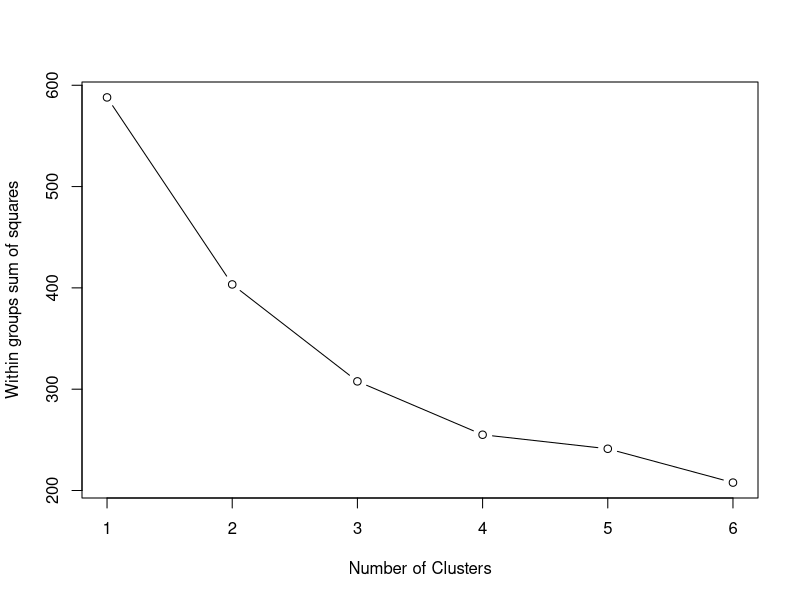
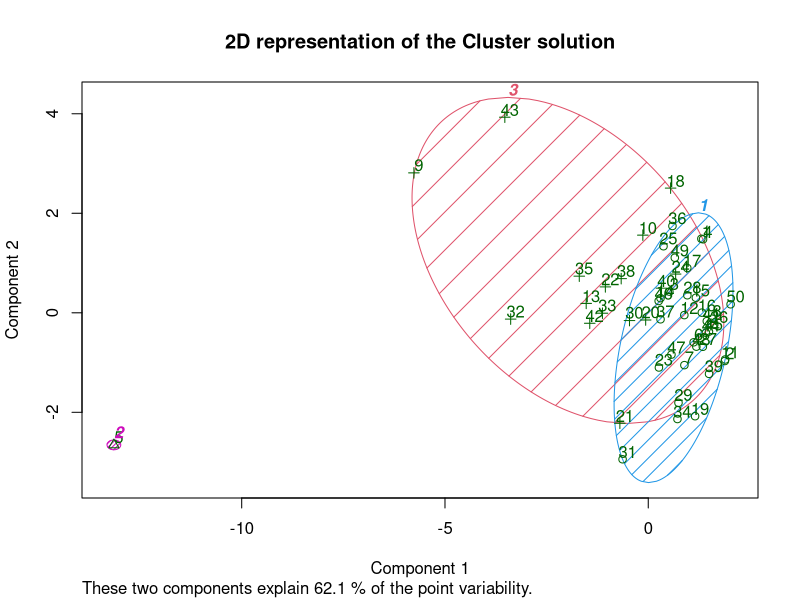
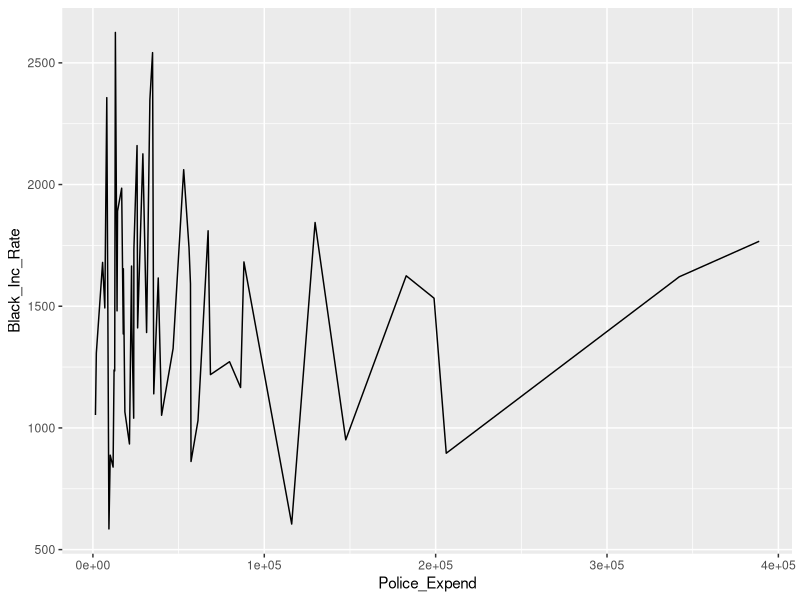
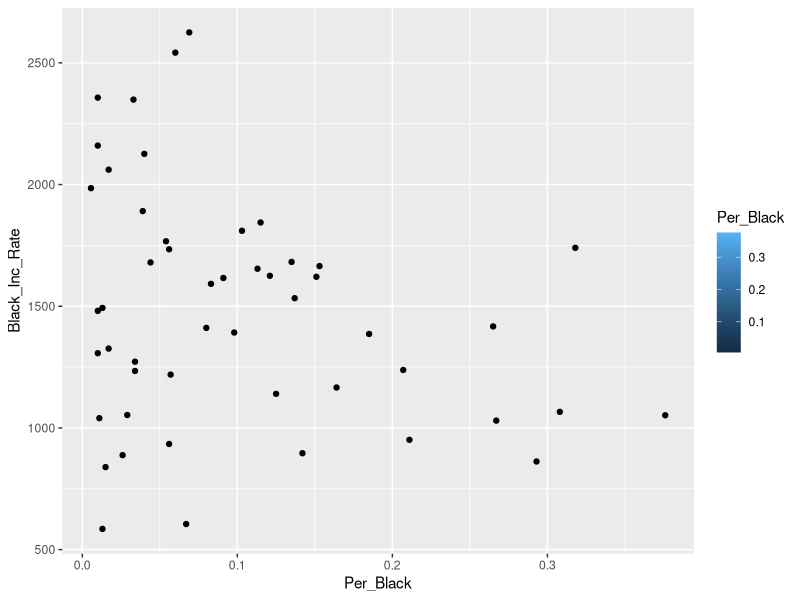

R code for these plots, in order:
# R file
library(readxl)
library(openxlsx)
library(tidyverse)
library(ggplot2)
library(tidyr)
library(cluster)
library(dplyr)

df <- read.xlsx("weed_data.xlsx")
df <- subset (df, select = -Illegal)
df <- subset (df, select = -Medicinal)

#K-means clustering:

df.stand <- scale(df[-1])
k.means.fit <- kmeans(df.stand, 3)

#Centroids:
k.means.fit$centers
#Clusters:
k.means.fit$cluster 
#Cluster sizes:
k.means.fit$size

wssplot <- function(df, nc=15, seed=1234){
  wss <- (nrow(df)-1)*sum(apply(df,2,var))
  for (i in 2:nc){
    set.seed(seed)
    wss[i] <- sum(kmeans(df, centers=i)$withinss)}
  plot(1:nc, wss, type="b", xlab="Number of Clusters",
       ylab="Within groups sum of squares")}

wssplot(df.stand, nc=6) 

clusplot(df.stand, k.means.fit$cluster, main='2D representation of the Cluster solution',
         color=TRUE, shade=TRUE,
         labels=2, lines=0)

ggplot(df, aes(x=Police_Expend, y= Black_Inc_Rate, fill=Police_Expend)) +  
  geom_line()

ggplot(df, aes(x=Per_Black, y= Black_Inc_Rate, fill=Per_Black)) +  
  geom_point()

head(df)
summary(df)

arrests <- lm(Black_Inc_Rate ~ Status + Per_Black, data=df)
summary(arrests) 
